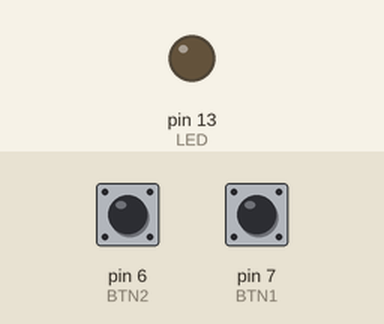
Recording of a sketch running on a simulated Arduino Uno, built with avr-gcc and run on an emulated ATmega328P. Parts: output pins drawn as LEDs (lit = HIGH). The inputs (shaded band) are chosen by the test bench; at power-on: pin 6 (BTN2) LOW, pin 7 (BTN1) LOW. What the sketch prints to the serial monitor is not drawn.

Above: at 1.2 s.
1.3 s: pin 6 (BTN2) pulled HIGH for 0.15 s
Timing chart, 0 to 4.3 s (numbered marks = the images above; inputs shaded):
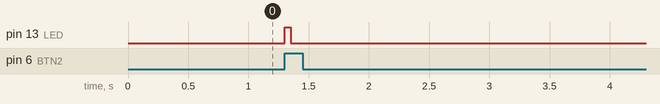

The sketch:

button_controller.ino
```cpp
const int BTN1 = 7;
const int BTN2 = 6;
const int LED =  13;

int btnState1 = 0;
int prevBtnState1 = 0;
int btnState2 = 0;
int prevBtnState2 = 0;

void setup() {
  Serial.begin(9600);
  pinMode(LED, OUTPUT);

  pinMode(BTN1, INPUT);
  pinMode(BTN2, INPUT);
}

void loop() {
  btnState1 = digitalRead(BTN1);
  btnState2 = digitalRead(BTN2);

  if (btnState1 != prevBtnState1) { //Prevent multiple inputs from being sent.
    prevBtnState1 = btnState1;
    if(btnState1 == HIGH){ //HIGH means button is pressed, LOW means button is released.
      Serial.println("1"); //Print 1 to serial to send input 1 to application with emg_websocket_interface.py.
      digitalWrite(LED, HIGH); //Light up buildt-in arduino led to show when a input triggers.
    }
  }else if(btnState2 != prevBtnState2){
    prevBtnState2 = btnState2;
    if(btnState2 == HIGH){
      Serial.println("2");
      digitalWrite(LED, HIGH);
    }
  } else{
    //Serial.println("BTN1: " + String(btnState1)+ ", BTN2: " + String(btnState2));
    digitalWrite(LED, LOW);
  }

  delay(50); // A small delay to prevent multiple button presses to trigger
}
```

Measured:
- after the input at 1.3 s, pin 13 (LED): LOW → HIGH at once, → LOW 0.05 s later
